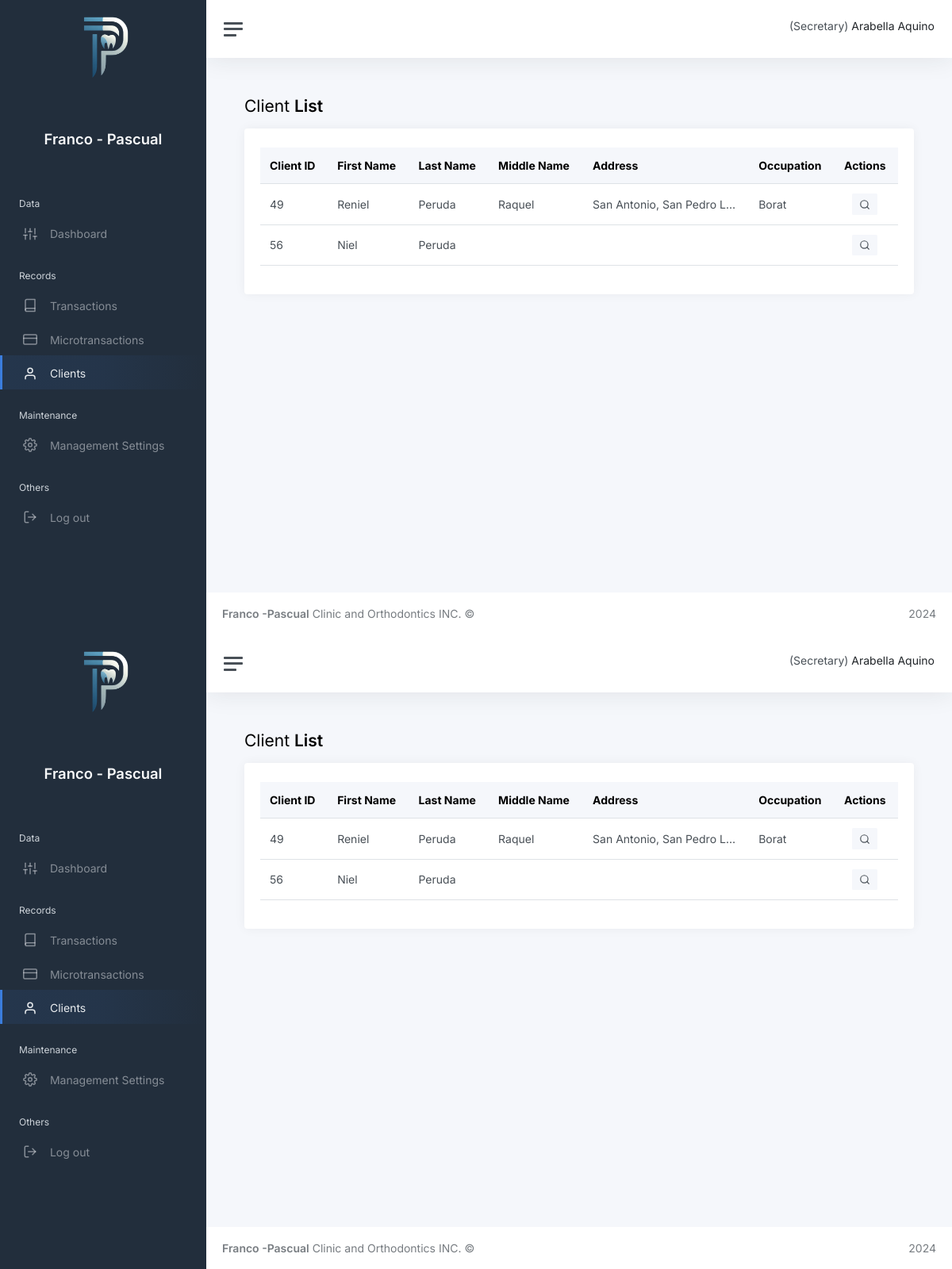
The app's page /Admin-Dashboard/Client-Records/Clients.php (signed in) with its own data.
### tables this page shows
CREATE TABLE `tbl_clients` (
  `Client_ID` int NOT NULL AUTO_INCREMENT,
  `Email` varchar(100) NOT NULL,
  `Password` varchar(100) NOT NULL,
  `FirstName` varchar(45) NOT NULL,
  `LastName` varchar(45) NOT NULL,
  `ResetTokenHash` varchar(64) DEFAULT NULL,
  `ResetTokenExpiration` datetime DEFAULT NULL,
  `AccountActivationHash` varchar(64) DEFAULT NULL,
  `MiddleName` varchar(45) DEFAULT NULL,
  `Status` varchar(45) DEFAULT NULL,
  `Address` varchar(45) DEFAULT NULL,
  `Occupation` varchar(45) DEFAULT NULL,
  `Age` varchar(45) DEFAULT NULL,
  `Number` varchar(45) DEFAULT NULL,
  `Image` mediumblob,
  `Birthday` date DEFAULT NULL,
  `Sex` varchar(45) DEFAULT NULL,
  `Religion` varchar(45) DEFAULT NULL,
  `Nationality` varchar(45) DEFAULT NULL,
  `OfficeAddress` varchar(45) DEFAULT NULL,
  `DentalInsurance` varchar(45) DEFAULT NULL,
  `PreviousDentist` varchar(45) DEFAULT NULL,
  `LastVisit` varchar(45) DEFAULT NULL,
  `PhysicianName` varchar(45) DEFAULT NULL,
  `Specialty` varchar(45) DEFAULT NULL,
  `BloodType` varchar(45) DEFAULT NULL,
  `BloodPressure` varchar(45) DEFAULT NULL,
  `HealthStatus` varchar(45) DEFAULT NULL,
  `MedicalStatus` varchar(45) DEFAULT NULL,
  `ConditionStatus` varchar(45) DEFAULT NULL,
  `ViceStatus` varchar(45) DEFAULT NULL,
  `Allergies` varchar(45) DEFAULT NULL,
  `Illness` varchar(45) DEFAULT NULL,
  PRIMARY KEY (`Client_ID`),
  UNIQUE KEY `Client_ID_UNIQUE` (`Client_ID`),
  UNIQUE KEY `Email_UNIQUE` (`Email`),
  UNIQUE KEY `ResetTokenHash_UNIQUE` (`ResetTokenHash`),
  UNIQUE KEY `AccountActivationHash_UNIQUE` (`AccountActivationHash`)
);

### Admin-Dashboard/Client-Records/Clients.php (the view, shortened to what the rows shown need)
<?php
$conn = require __DIR__ . "/../connection.php";
    $query = "SELECT * FROM tbl_admin WHERE Admin_ID = {$_SESSION["userID"]}";
    $result = $conn->query($query);
    $validateUser = $result->fetch_assoc();
?>
<!DOCTYPE html>
<html lang="en">
<head>
    <link href="https://cdn.jsdelivr.net/npm/bootstrap@5.3.3/dist/css/bootstrap.min.css" rel="stylesheet">
    <link rel="stylesheet"
        href="https://cdnjs.cloudflare.com/ajax/libs/tempusdominus-bootstrap-4/5.39.0/css/tempusdominus-bootstrap-4.min.css"
 />
    <link rel="stylesheet" href="https://cdnjs.cloudflare.com/ajax/libs/font-awesome/4.7.0/css/font-awesome.min.css">
    <link href="../css/app.css" rel="stylesheet">
</head>
<body>
    <div class="wrapper">
        <div class="main">
            <nav class="navbar navbar-expand navbar-light navbar-bg">
                <div class="navbar-collapse collapse">
                    <ul class="navbar-nav navbar-align">
                        <li class="nav-item dropdown">
                            <p class=" d-none d-sm-inline-block pt-2">
                                (Secretary) <span
                                    class="text-dark"><?= htmlspecialchars($validateUser["Name"]) ?></span>
                            </p>
                        </li>
                    </ul>
                </div>
            </nav>
            <main class="content">
                <div class="container-fluid p-0 ">
                    <h1 class="h3 mb-3">Client <strong>List</strong></h1>
                    <div class="row">
                        <div class="col-12">
                            <div class="card">
                                <div class="card-body">
                                    <div class="table-responsive">
                                        <?php
                                    $conn = require __DIR__ . "../../../connection.php";
                                    $query = "
                                            SELECT Client_ID, Email, FirstName, LastName, MiddleName, Age, Address, Occupation, Number
                                            FROM tbl_clients
                                    ";
                                    $result = $conn->query($query);
                                    $clients = [];
                                    if ($result->num_rows > 0) {
                                        while ($row = $result->fetch_assoc()) {
                                            $clients[] = $row;
                                        }
                                    }
                                    ?>
                                        <table id="ClientsTable" class="table table-hover w-100 mt-1">
                                            <thead class="table-light">
                                                <tr>
                                                    <th>Client ID</th>
                                                    <th>First Name</th>
                                                    <th>Last Name</th>
                                                    <th>Middle Name</th>
                                                    <th>Address</th>
                                                    <th>Occupation</th>
                                                    <th>Actions</th>
                                                </tr>
                                            </thead>
                                            <tbody>
                                                <?php foreach ($clients as $client) : ?>
                                                <tr>
                                                    <td class="client-id">
                                                        <?php echo htmlspecialchars($client['Client_ID']); ?>
                                                    </td>
                                                    <td><?php echo htmlspecialchars($client['FirstName']); ?></td>
                                                    <td><?php echo htmlspecialchars($client['LastName']); ?></td>
                                                    <td><?php echo htmlspecialchars($client['MiddleName']); ?></td>
                                                    <td class="text-truncate" style="max-width: 200px;">
                                                        <?php echo htmlspecialchars($client['Address']); ?></td>
                                                    <td><?php echo htmlspecialchars($client['Occupation']); ?></td>
                                                    <td>
                                                        <div class="d-flex justify-content-center">
                                                            <button class="btn btn-sm btn-view me-1"
                                                                style="background-color: #F5F7FB"
                                                                data-bs-toggle="tooltip" data-bs-placement="top"
                                                                title="View More">
                                                                <i data-feather="search"></i>
                                                            </button>
                                                        </div>
                                                    </td>
                                                </tr>
                                                <?php endforeach; ?>
                                            </tbody>
                                        </table>
                                    </div>
                                </div>
                            </div>
                        </div>
                    </div>
            </main>
        </div>
    </div>
</body>
</html><?php
$conn = require __DIR__ . "/../connection.php";
    $query = "SELECT * FROM tbl_admin WHERE Admin_ID = {$_SESSION["userID"]}";
    $result = $conn->query($query);
    $validateUser = $result->fetch_assoc();
?>
<!DOCTYPE html>
<html lang="en">
<head>
    <link href="https://cdn.jsdelivr.net/npm/bootstrap@5.3.3/dist/css/bootstrap.min.css" rel="stylesheet">
    <link rel="stylesheet"
        href="https://cdnjs.cloudflare.com/ajax/libs/tempusdominus-bootstrap-4/5.39.0/css/tempusdominus-bootstrap-4.min.css"
 />
    <link rel="stylesheet" href="https://cdnjs.cloudflare.com/ajax/libs/font-awesome/4.7.0/css/font-awesome.min.css">
    <link href="../css/app.css" rel="stylesheet">
</head>
<body>
    <div class="wrapper">
        <div class="main">
            <nav class="navbar navbar-expand navbar-light navbar-bg">
                <div class="navbar-collapse collapse">
                    <ul class="navbar-nav navbar-align">
                        <li class="nav-item dropdown">
                            <p class=" d-none d-sm-inline-block pt-2">
                                (Secretary) <span
                                    class="text-dark"><?= htmlspecialchars($validateUser["Name"]) ?></span>
                            </p>
                        </li>
                    </ul>
                </div>
            </nav>
            <main class="content">
                <div class="container-fluid p-0 ">
                    <h1 class="h3 mb-3">Client <strong>List</strong></h1>
                    <div class="row">
                        <div class="col-12">
                            <div class="card">
                                <div class="card-body">
                                    <div class="table-responsive">
                                        <?php
                                    $conn = require __DIR__ . "../../../connection.php";
                                    $query = "
                                            SELECT Client_ID, Email, FirstName, LastName, MiddleName, Age, Address, Occupation, Number
                                            FROM tbl_clients
                                    ";
                                    $result = $conn->query($query);
                                    $clients = [];
                                    if ($result->num_rows > 0) {
                                        while ($row = $result->fetch_assoc()) {
                                            $clients[] = $row;
                                        }
                                    }
                                    ?>
                                        <table id="ClientsTable" class="table table-hover w-100 mt-1">
                                            <thead class="table-light">
                                                <tr>
                                                    <th>Client ID</th>
                                                    <th>First Name</th>
                                                    <th>Last Name</th>
                                                    <th>Middle Name</th>
                                                    <th>Address</th>
                                                    <th>Occupation</th>
                                                    <th>Actions</th>
                                                </tr>
                                            </thead>
                                            <tbody>
                                                <?php foreach ($clients as $client) : ?>
                                                <tr>
                                                    <td class="client-id">
                                                        <?php echo htmlspecialchars($client['Client_ID']); ?>
                                                    </td>
                                                    <td><?php echo htmlspecialchars($client['FirstName']); ?></td>
                                                    <td><?php echo htmlspecialchars($client['LastName']); ?></td>
                                                    <td><?php echo htmlspecialchars($client['MiddleName']); ?></td>
                                                    <td class="text-truncate" style="max-width: 200px;">
                                                        <?php echo htmlspecialchars($client['Address']); ?></td>
                                                    <td><?php echo htmlspecialchars($client['Occupation']); ?></td>
                                                    <td>
                                                        <div class="d-flex justify-content-center">
                                                            <button class="btn btn-sm btn-view me-1"
                                                                style="background-color: #F5F7FB"
                                                                data-bs-toggle="tooltip" data-bs-placement="top"
                                                                title="View More">
                                                                <i data-feather="search"></i>
                                                            </button>
                                                        </div>
                                                    </td>
                                                </tr>
                                                <?php endforeach; ?>
                                            </tbody>
                                        </table>
                                    </div>
                                </div>
                            </div>
                        </div>
                    </div>
            </main>
        </div>
    </div>
</body>
</html>

### records on screen
tbl_clients: Client_ID "49", FirstName "Reniel", LastName "Peruda", MiddleName "Raquel", Address "San Antonio, San Pedro L…", Occupation "Borat"
tbl_clients: Client_ID "56", FirstName "Niel", LastName "Peruda"

### other values on screen
$validateUser["Name"] "Arabella Aquino"
